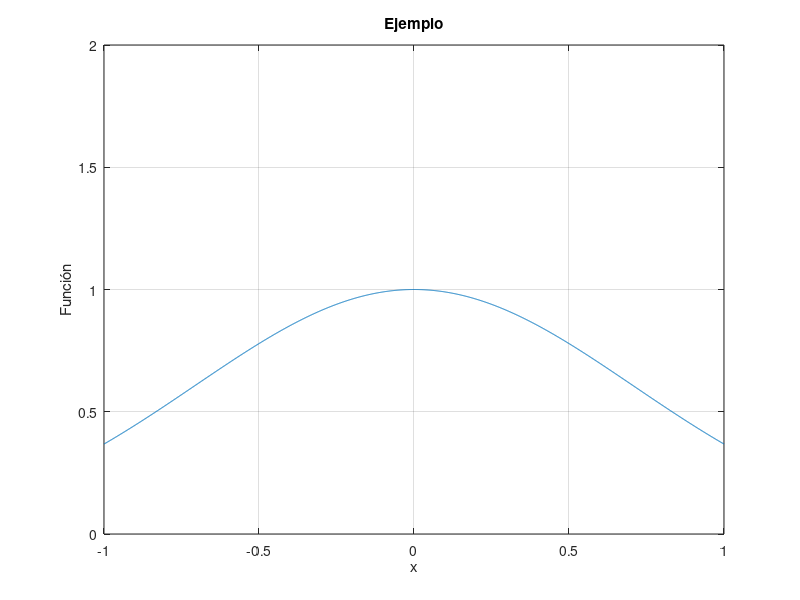

Write MATLAB code to recreate this figure. (Note: this script raises an error after producing the figure.)
%% Práctica 6: Convolución y Correlación de señales
%
%
%% Integrantes
%
% Portillo Martínez Arturo
%
%% Objetivos
%
% * Conocer métodos básicos de integración numérica.
% * Manipulación de instrucciones en MATLAB.
% * Simular convoluciones y correlaciones de señales continuas.
% * Simular convoluciones y correlaciones de señales discretas.
%
%% Introducción
%
% Métodos numéricos de integración
%
% *1.* *Integración*
% 
% $$\int_a^bf(x)dx$$
%
% El teorema fundamental del cálculo (en una de sus funciones). Si f es
% integrable, y $$\frac {dF(x)} {dx} = f(x)$$
%
% $$\int_a^bf(x)dx = F(b) - F(a)$$
%
% Encontrar F es difícil o imposible.
% (técnicas de integración, cambio de variable, integración por parte,etc.)
%
% Se aproxima utilizando polinomios, por ejemplo:
%
% $$f(x) = e^{-x^2}$$
%
% $$\int_{-1}^1f(x)dx = \int_{-1}^1e^{-x^2}dx = F(1) - F(-1)$$  con  $$\frac {dF(x)} {dx} = f(x)$$
%
% Aproxiamremos con el polinomio $$P(x)=1$$  teniendo:
%
% $$\int_{-1}^1P(x)dx = \int_{-1}^1 1dx = x\Big|_{-1}^1 = 2$$
%
% $$\int_{-1}^1e^{-x^2}dx < 2$$
% 
% $$\int_{-1}^1e^{-x^2}dx \approx 1.4936$$
x = -1:0.001:1;
f = @(x) exp(-x.^2);
P = 1;
figure()
plot(x,f(x),'LineWidth',0.3); title('Ejemplo'); xlabel('x'); ylabel('Función'); grid; axis([-1 1, 0, 2])
hold on
yline(P,'r','LineWidth',0.3)
legend("f(x)","P(x)")
ax = gca;
ax.XAxisLocation = 'origin';
ax.YAxisLocation = 'origin';
ax.Box = 'off';
hold off
%%
%
% *2.* *Fórmulas cerradas de Newton-Cotes*
%
% Se utilizan los polinomiso de interpolación de lagrange
%
% $$f\epsilon C^{n+1}[a,b]$$ existe $$\varepsilon (x) \epsilon (a,b)$$
%
% $$f(x) = P(x) + \frac {f^{n+1}(\varepsilon (x))} {(n+1)!} (x-x_0)
% (x-x_1)...(x-x_n)$$ con $$x\epsilon [a,b] \;\; x_i\epsilon [a,b]$$
%
% Fórmula cerrada de (n+1) puntos de Newton-Cotes
%
% * $$x_0 = a$$
% * $$x_n = b$$
% * $$h = \frac {b-a} n$$
% * $$x_i = x_0 + ih \;\; i = 0,1,...,n$$
%
% *Regla del trapecio (n=1)* 
%
% $$\int_{x_0}^{x_1}f(x)dx = \frac h 2 [f(x_0)+f(x_1)]-\frac {h^3} {12} f''(\varepsilon) \;\; x_0<\varepsilon<x_1$$
%
% * $$x_0 = a \;\;\;\;\;\; x_0 = x_0$$
% * $$x_1 = b \;\;\;\;\;\; x_1 = a+b-a = b$$
% * $$h = b-a$$ (paso)
% * $$x_i = a + i(b-a) \;\; i = 0,1$$
%
% $$\int_{-1}^1e^{-x^2}dx = \frac 2 2 [e^{-1}+e^{-1}]-\frac 8 {12}[-2e^{-\varepsilon ^2}(1-2\varepsilon ^2)] \;\;\;\; -1<\varepsilon <1$$
%
% $$= 0.7357 + \frac 4 3 e^{-\varepsilon ^2}(1-2\varepsilon ^2) \;\;\;\; -1<\varepsilon <1$$
%
% *Regla de Simpson (n=2)* 
%
% $$\int_{x_0}^{x_2}f(x)dx = \frac h 3 [f(x_0)+4f(x_1)+f(x_2)]-\frac {h^5} {90} f^{(4)}(\varepsilon) \;\; x_0<\varepsilon<x_2$$
%
% * $$x_0 = a$$
% * $$x_2 = b$$
% * $$h = \frac {b-a} 2$$ (paso)
% * $$x_i = a + ih \;\; i = 0,1,2$$
% * $$x_1 = a + \frac {b-a} 2 = \frac {b+a} 2$$
%
% $$\int_{-1}^1e^{-x^2}dx = \frac 1 3 [e^{-1}+4e^{0}+e^{-1}]-\frac 1 {90}[-4e^{-\varepsilon ^2}(-4\varepsilon ^4 + 12\varepsilon ^2 - 3)] \;\;\;\; -1<\varepsilon <1$$
%
% $$= 1.5785 + \frac 2 {45} e^{-\varepsilon ^2}(-4\varepsilon ^4 + 12\varepsilon ^2 - 3)) \;\;\;\; -1<\varepsilon <1$$
%
% *Regla de tres octavos Simpson (n=3)* 
%
% $$\int_{x_0}^{x_3}f(x)dx = \frac 3 8 h[f(x_0)+3f(x_1)+3f(x_2)+f(x_3)]-\frac {3h^5} {80} f^{(4)}(\varepsilon) \;\; x_0<\varepsilon<x_3$$
%
% * $$x_0 = a$$
% * $$x_3 = b$$
% * $$h = \frac {b-a} 3$$ (paso)
% * $$x_i = a + ih \;\; i = 0,1,2,3$$
% * $$x_1 = a + \frac {b-a} 3 = \frac {2a+b} 3$$
% * $$x_2 = a + \frac {2b-2a} 3 = \frac {2b+a} 3$$
%
% $$\int_{-1}^1e^{-x^2}dx = \frac 3 8 (\frac 2 3)[e^{-1}+3e^{-\frac 1 9}+3e^{-\frac 1 9}+e^{-1}]-\frac 3 {80}(\frac 2 3)^5[-4e^{-\varepsilon ^2}(-4\varepsilon ^4 + 12\varepsilon ^2 - 3)] \;\;\;\; -1<\varepsilon <1$$
%
% $$= 1.5261 + \frac 8 {405} e^{-\varepsilon ^2}(-4\varepsilon ^4 + 12\varepsilon ^2 - 3)) \;\;\;\; -1<\varepsilon <1$$
%
% *3.* *Fórmulas cerradas de Newton-Cotes Compuestas*
% 
% *Regla compuesta del trapecio*
%
% $$\int_{a}^{b}f(x)dx = \frac h 2 [f(a)+2\sum_{j=1}^{n-1}f(x_j)+f(b)]-\frac
% {b-a} {12} h^2f''(\mu) \;\; \mu \epsilon(a,b)$$
%
% * n número de subintervalos.
% * $$h = \frac {b-a} n$$ (paso)
% * $$x_j = a + jh \;\; j = 0,1,2,...,n$$
%
% Con n = 10 tenemos h = 0.2
%
% $$\int_{-1}^1e^{-x^2}dx = \frac {0.2} 2 [e^{-1}+2\sum_{j=1}^{n-1}e^{-x_j^2}+e^{-1}]-\frac 2 {12}(0.2)^2[-2e^{-\mu ^2}(1-2\mu ^2)] \;\;\;\; -1<\mu <1$$
%
% $$= 1.4887 + 0.0133 e^{-\mu ^2}(1-2\mu ^2) \;\;\;\; -1<\mu <1$$
% 
% *Regla compuesta de Simpson*
%
% $$\int_{a}^{b}f(x)dx = \frac h 3 [f(a)+2\sum_{j=1}^{(\frac n 2)-1}f(x_{2j})+4\sum_{j=1}^{(\frac n 2)}f(x_{2j-1})+f(b)]-\frac
% {b-a} {180} h^4f^{(4)}(\mu) \;\; \mu \epsilon(a,b)$$
%
% * n par número de subintervalos.
% * $$h = \frac {b-a} n$$ (paso)
% * $$x_j = a + jh \;\; j = 0,1,2,...,n$$
%
% Con n = 10 tenemos h = 0.2
%
% $$\int_{-1}^1e^{-x^2}dx = \frac {0.2} 3 [e^{-1}+2\sum_{j=1}^4 e^{-x_{2j}^2}+4\sum_{j=1}^5 e^{-x_{2j-1}^2}+e^{-1}]-\frac 2 {180}(0.2)^4[-4e^{-\mu ^2}(-4\mu ^4+12\mu ^2 -3)] \;\;\;\; -1<\mu <1$$
%
% $$= 1.4936 + 0.000071 e^{-\mu ^2}(-4\mu ^4+12\mu ^2-3) \;\;\;\; -1<\mu <1$$
%
% *3.* *Cuadratura gaussiana*
%
% % $$\int_{a}^b f(x)dx \approx \sum_{i=1}^n C_i f(x_i);$$ 2n parámetros
%
% * Polinomios de Lagrange.
% * Polinomis de Legendre.
%
% $$\{1, x, x^2-\frac 1 3, x^3-\frac 3 5x,x^4-\frac 6 7x^2+\frac 3
% {35},...\}$$
%
% Teniedo:
%
% * $$P_n(x)$$ polinomio de Legendre de grado n
% * $$x_1,x_2,...,x_n$$ de $$P_n(x)$$
% * $$\int_{-1}^1P(x)dx = \sum_{i=1}^nC_iP(x_i)$$  P(x) con grado menos que 2n 
%
% Teniendo como resultado
%
% $$\int_a^b f(x)dx = \int_{-1}^1 f(\frac {(b-a)t+b+a} 2) \frac {b-a} 2
% dt$$
%
% Con n=2
%
% $$\int_{-1}^1 e^{-x^2}dx \approx e^{-(0.5773502692)^2} +
% e^{-(0.5773502692)^2}\approx 1.4331$$
%
% Con n=3
%
% $$\int_{-1}^1 e^{-x^2}dx \approx 0.5555555556e^{-(0.7745966692)^2} +
% 0.8888888889 + 0.5555555556e^{-(0.7745966692)^2} \approx 1.4986$$
%
%% Desarrollo
%
% Resolver cada uno de los siguientes problemas:
%
% # Para el PR04 reporte la grafica de la simulación númerica
% de la convolución y compare con el resultado análitico que obtuvo para el problema 1, esto
% es, su práctica tendrá que incluir una llamada a la funciónn
% _convconm_ y posteriormente se tendrá que mostrar (mediante el
% Publish) la gráfica tanto de las señales involucradas como el resultado de
% la convolución, y en esta última gráficara su resultado analitico, se
% tendrá que incluir el resultado analitico. 
% # Para el PR05 reporte la grafica de la simulación númerica
% de la correalción y compare con el resultado análitico que obtuvo para el problema e), esto
% es, su práctica tendrá que incluir una llamada a la funciónn
% _convconm_ y posteriormente se tendrá que mostrar (mediante el
% Publish) la gráfica tanto de las señales involucradas como el resultado de
% su correlación, y en esta última graficara su resultado analitico, se
% tendrá que incluir el resultado analitico. 
% # Realice la simuación de la convolución de las señales (c) con (d) del
% problema 3.1-1 
% # Realice la simuación de la correlación de las señales (c) con (d) del
% problema 3.1-1
% # Realice la  la convolución de las señales (c) con (d) del
% problema 3.1-1 utilizando el comando *conv* de MATLAB, muestre el código
% utilizado y gráfique el resultado, sugerencia: Utilice las propiedades de
% traslación de la convolución.
%
%% Problema 1
%
% Para el PR04 reporte la grafica de la simulación númerica
% de la convolución y compare con el resultado análitico que obtuvo para el problema 1, esto
% es, su práctica tendrá que incluir una llamada a la funciónn
% _convconm_ y posteriormente se tendrá que mostrar (mediante el
% Publish) la gráfica tanto de las señales involucradas como el resultado de
% la convolución, y en esta última gráficara su resultado analitico, se
% tendrá que incluir el resultado analitico.
%
% Realiza la convolución de las siguientes señales:
%
t =-2:0.001:2;
f = @(t) exp(-t).*(t>=0 & t<=1);
g = @(t) t.*(t>=-1 & t<=1);

figure()
plot(t,f(t),'LineWidth',1); title('Función f(t)'); xlabel('t'); ylabel('f(t)'); grid; axis([-2 2,-1,2])
ax = gca;
ax.XAxisLocation = 'origin';
ax.YAxisLocation = 'origin';
ax.Box = 'off';

figure()
plot(t,g(t),'LineWidth',1); title('Función g(t)'); xlabel('t'); ylabel('g(t)'); grid; axis([-2 2,-2,2])
ax = gca;
ax.XAxisLocation = 'origin';
ax.YAxisLocation = 'origin';
ax.Box = 'off';

%%
% Se tiene las siguientes 2 señales con su convolución en analítico:
%
% *f(t)*
%
% <<f(t).png>>
%
% *g(t)*
%
% <<g(t).png>>
%
% *y(t)*
%
% <<y(t).png>>
%
f = @(t) exp(-t).*(t>=0 & t<=1);
g = @(t) t.*(t>=-1 & t<=1);
convconm(f,g)
%%
%
% <<P1.gif>>
%
%% Problema 2
%
% Para el PR05 reporte la grafica de la simulación númerica
% de la correalción y compare con el resultado análitico que obtuvo para el problema e), esto
% es, su práctica tendrá que incluir una llamada a la funciónn
% _convconm_ y posteriormente se tendrá que mostrar (mediante el
% Publish) la gráfica tanto de las señales involucradas como el resultado de
% su correlación, y en esta última graficara su resultado analitico, se
% tendrá que incluir el resultado analitico. 
%
% Realiza la autocorrelación de
%
% $$x_1(t)=u(t)-2u(t-3)+u(t-4)$$
%
% Se tiene la señal con su autocorrelación en analítico:
%
% $$x_1(t)$$
%
% <<x1(t).png>>
%
% $$\Upsilon_{x_1x_1}(t)$$
%
% <<x11(t).png>>
%
f = @(t) 1*(t<=0)-2*(t<=-3)+1*(t<=-4);
g = @(t) 1*(t>=0)-2*(t>=3)+1*(t>=4);
convconm2(f,g)
%%
%
% <<P2.gif>>
%
%% Problema 3
%
% Realice la simulación de la convolución de las señales (c) con (d) del
% problema 3.1-1
%
% <<P3_1-1.png>> 
%
n=-3:3;
a=[-9 -6 -3 0 3 6 9];
b=[0 4 2 0 2 4 0];
convdisc([n;a],[n;b])
%%
%
% <<P3.gif>>
%
%% Problema 4
%
% Realice la simuación de la correlación de las señales (c) con (d) del
% problema 3.1-1
%
% <<P3_1-1.png>> 
%
n=-3:3;
a=[-9 -6 -3 0 3 6 9];
b=[0 4 2 0 2 4 0];
convdisc2([n;a],[n;b])
%%
%
% <<P4.gif>>
%
%
% Resulta ser que la convolución y la correlación tienen el mismo resultado
% ya que el espejo de la segunda función es la misma que la original.
%
%% Problema 5
%
% Realice la  la convolución de las señales (c) con (d) del
% problema 3.1-1 utilizando el comando *conv* de MATLAB, muestre el código
% utilizado y gráfique el resultado, sugerencia: Utilice las propiedades de
% traslación de la convolución.
figure()
a=[-9 -6 -3 0 3 6 9];
b=[0 4 2 0 2 4 0];
w=conv(a,b,"full");
m = (length(w) - 1)/2;
n= -m:m;
stem(n,w,'LineWidth',3); title('Función r(t)'); xlabel('t'); ylabel('r(t)'); grid;